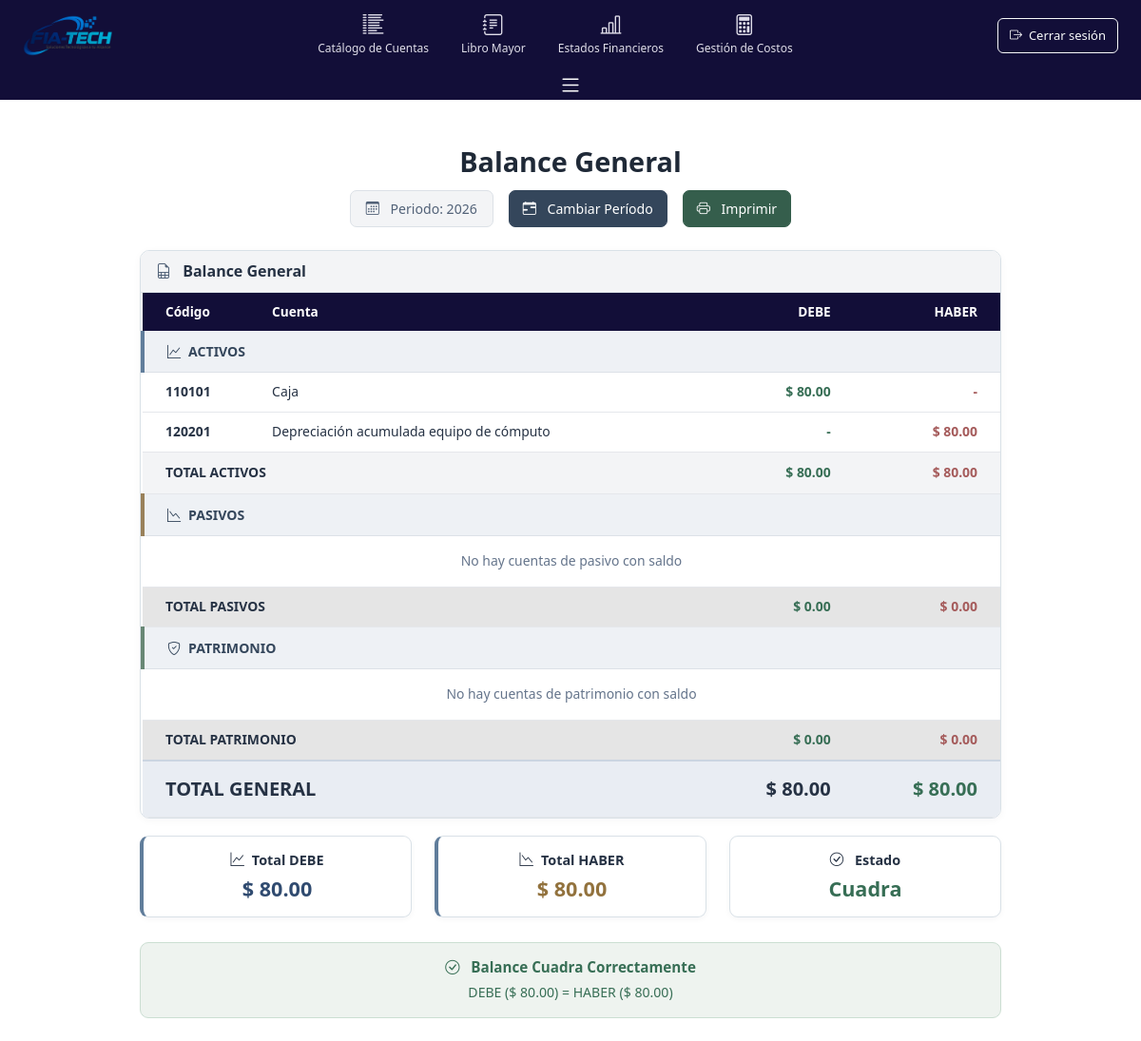
The app's page /fiatech_app/balance-general/, older data.
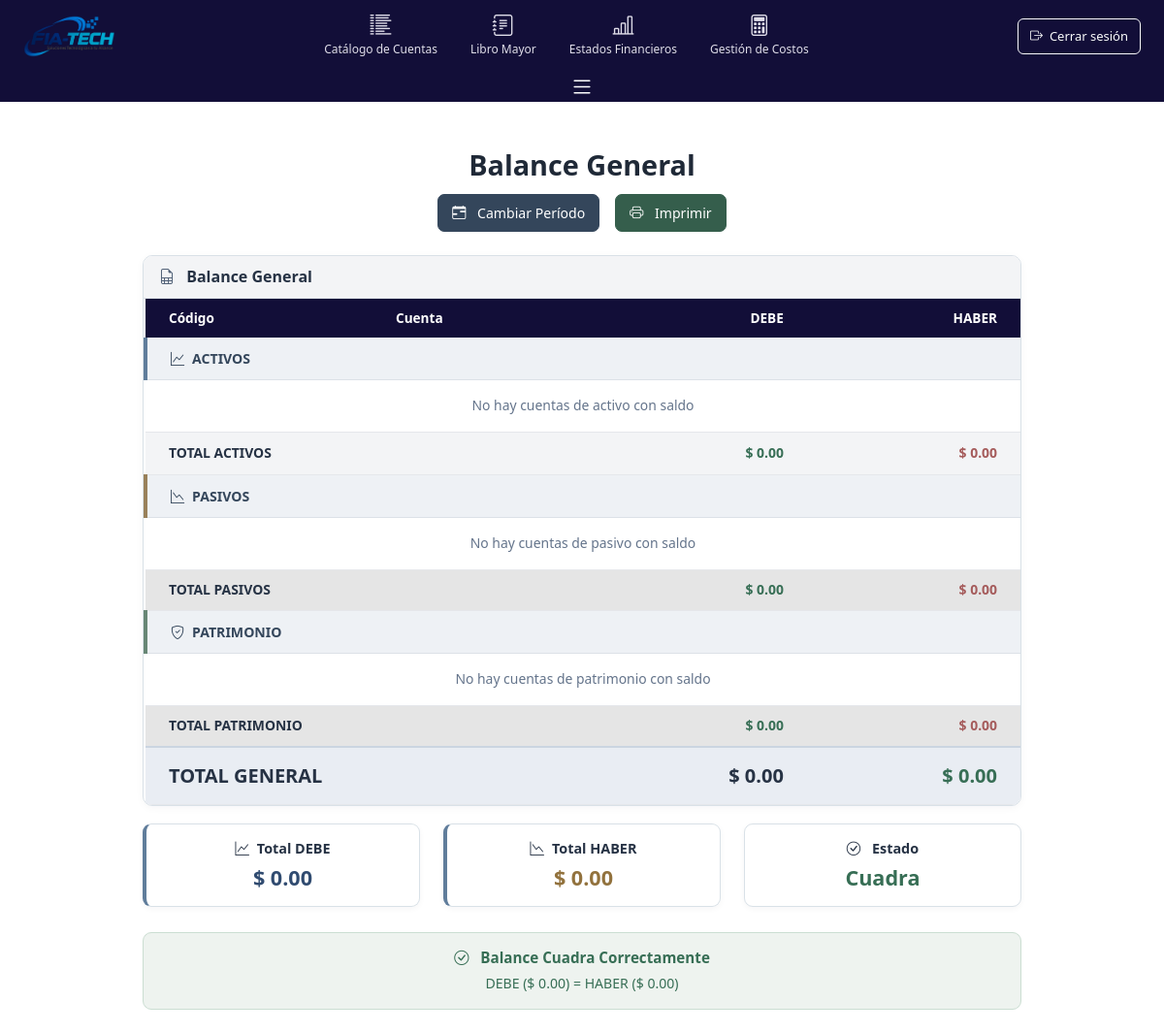
The same page, newer data.
### fiatech_app/models/contaGeneral.py (models this page shows, shortened)
class PeriodoContable(models.Model):
    ESTADOS = [
        ('ACTIVO', 'Activo'),
        ('CERRADO', 'Cerrado'),
        ('FINALIZADO', 'Finalizado'),
    ]
    año = models.IntegerField(unique=True)
    fecha_inicio = models.DateField()
    fecha_fin = models.DateField()
    estado = models.CharField(max_length=10, choices=ESTADOS, default='ACTIVO')
    fecha_creacion = models.DateTimeField(auto_now_add=True)
    class Meta:
        ordering = ['-año']

class Cuenta(models.Model):
    TIPOS_CUENTA = [
        ('ACTIVO', 'Activo'),
        ('PASIVO', 'Pasivo'),
        ('PATRIMONIO', 'Patrimonio'),
        ('INGRESO', 'Ingreso'),
        ('GASTO', 'Gasto'),
    ]
    NIVELES = [
        (1, 'Grupo'),
        (2, 'Subgrupo'),
        (3, 'Cuenta'),
    ]
    codigo = models.CharField(max_length=10, unique=True)
    nombre = models.CharField(max_length=100)
    tipo = models.CharField(max_length=15, choices=TIPOS_CUENTA)
    nivel = models.IntegerField(choices=NIVELES, default=3)
    saldo = models.DecimalField(max_digits=15, decimal_places=2, default=0)
    cuenta_padre = models.ForeignKey('self', on_delete=models.CASCADE, null=True, blank=True, related_name='subcuentas')
    activa = models.BooleanField(default=True)
    class Meta:
        ordering = ['codigo']

### fiatech_app/views/estadosFinancieros.py (the view, shortened to what this page needs)
def balance_general(request):
    periodo_id = request.POST.get('periodo_id') or request.GET.get('periodo_id')
    if periodo_id:
        try:
            periodo_actual = PeriodoContable.objects.get(id=periodo_id)
        except PeriodoContable.DoesNotExist:
            periodo_actual = PeriodoContable.objects.filter(estado='FINALIZADO').first()
            messages.warning(request, "El período seleccionado no existe.")
    else:
        periodo_actual = PeriodoContable.objects.filter(estado='FINALIZADO').first()
    activos = []
    pasivos = []
    patrimonio = []
    total_debe = Decimal('0')
    total_haber = Decimal('0')
    total_debe_activos = Decimal('0')
    total_haber_activos = Decimal('0')
    total_debe_pasivos = Decimal('0')
    total_haber_pasivos = Decimal('0')
    total_debe_patrimonio = Decimal('0')
    total_haber_patrimonio = Decimal('0')
    fecha_inicio = ""
    fecha_fin = ""
    if periodo_actual:
        fecha_inicio = periodo_actual.fecha_inicio
        fecha_fin = periodo_actual.fecha_fin
        cuentas_activo = Cuenta.objects.filter(
            Q(codigo__startswith='1') | Q(tipo='ACTIVO'),
            activa=True
        )
        cuentas_pasivos = Cuenta.objects.filter(
            Q(codigo__startswith='2') | Q(tipo='PASIVO'),
            activa=True
        )
        for cuenta in cuentas_activo:
            transacciones = Transaccion.objects.filter(
                cuenta=cuenta,
                periodo=periodo_actual
            )
            if transacciones.exists():
                total_debe_trans = transacciones.aggregate(total=Sum('debe'))['total'] or Decimal('0')
                total_haber_trans = transacciones.aggregate(total=Sum('haber'))['total'] or Decimal('0')
                saldo_final = total_debe_trans - total_haber_trans
                es_contra_activo = cuenta.codigo.startswith('1202') or cuenta.codigo.startswith('1204')
                es_cuenta_bancaria = cuenta.codigo.startswith('1101')
                if es_contra_activo:
                    if saldo_final < 0:  # Saldo acreedor (normal para contra-activos)
                        saldo_absoluto = abs(saldo_final)
                        columna_debe = Decimal('0')
                        columna_haber = saldo_absoluto
                        total_haber += saldo_absoluto
                        total_haber_activos += saldo_absoluto  # SUMA AL HABER DE ACTIVOS
                        if saldo_absoluto > 0:
                            activos.append({
                                'codigo': cuenta.codigo,
                                'nombre': cuenta.nombre,
                                'saldo': saldo_absoluto,
                                'es_deudor': False,
                                'debe': columna_debe,
                                'haber': columna_haber,
                                'es_contra_activo': True
                            })
                else:
                    if saldo_final > 0:
                        columna_debe = saldo_final
                        columna_haber = Decimal('0')
                        total_debe += saldo_final
                        total_debe_activos += saldo_final  # SUMA AL DEBE DE ACTIVOS
                        activos.append({
                            'codigo': cuenta.codigo,
                            'nombre': cuenta.nombre,
                            'saldo': saldo_final,
                            'es_deudor': True,
                            'debe': columna_debe,
                            'haber': columna_haber
                        })
        for cuenta in cuentas_pasivos:
            transacciones = Transaccion.objects.filter(
                cuenta=cuenta,
                periodo=periodo_actual
            )
        capital_inicial = Decimal('0')
        try:
            cuenta_capital = Cuenta.objects.get(codigo='3101')
            trans_capital_agg = Transaccion.objects.filter(
                cuenta=cuenta_capital,
                periodo=periodo_actual
            ).aggregate(
                total_debe=Sum('debe'),
                total_haber=Sum('haber')
            )
            capital_inicial = (trans_capital_agg['total_haber'] or Decimal('0')) - (trans_capital_agg['total_debe'] or Decimal('0'))
        except Cuenta.DoesNotExist:
            capital_inicial = Decimal('0')
        reservas_inicial = Decimal('0')
        try:
            cuenta_reservas = Cuenta.objects.get(codigo='3102')
            trans_reservas_agg = Transaccion.objects.filter(
                cuenta=cuenta_reservas,
                periodo=periodo_actual
            ).aggregate(
                total_debe=Sum('debe'),
                total_haber=Sum('haber')
            )
            reservas_inicial = (trans_reservas_agg['total_haber'] or Decimal('0')) - (trans_reservas_agg['total_debe'] or Decimal('0'))
        except Cuenta.DoesNotExist:
            reservas_inicial = Decimal('0')
        total_ingresos = calcular_ventas_totales(periodo_actual, incluir_ajustes=True)
        total_gastos = calcular_gastos_totales(periodo_actual, incluir_ajustes=True)
        resultado_ejercicio = total_ingresos - total_gastos
        hay_perdida = resultado_ejercicio < 0
        if hay_perdida:
            perdida_total = abs(resultado_ejercicio)
            capital_final = capital_inicial - perdida_total
            reservas_final = reservas_inicial
            if capital_final > 0:
                patrimonio.append({
                    'codigo': '3101', 'nombre': 'Capital Social',
                    'saldo': capital_final, 'es_acreedor': True,
                    'debe': Decimal('0'), 'haber': capital_final
                })
                total_haber += capital_final
                total_haber_patrimonio += capital_final  # SUMA AL HABER DE PATRIMONIO
            else: # Déficit
                patrimonio.append({
                    'codigo': '3101', 'nombre': 'Capital Social (Déficit)',
                    'saldo': abs(capital_final), 'es_acreedor': False,
                    'debe': abs(capital_final), 'haber': Decimal('0')
                })
                total_debe += abs(capital_final)
                total_debe_patrimonio += abs(capital_final)  # SUMA AL DEBE DE PATRIMONIO
            if reservas_final > 0:
                patrimonio.append({
                    'codigo': '3102', 'nombre': 'Reservas de Capital',
                    'saldo': reservas_final, 'es_acreedor': True,
                    'debe': Decimal('0'), 'haber': reservas_final
                })
                total_haber += reservas_final
                total_haber_patrimonio += reservas_final  # SUMA AL HABER DE PATRIMONIO
        else:
            reinversion = resultado_ejercicio * Decimal('0.60')
            reservas_utilidad_periodo = resultado_ejercicio * Decimal('0.40')
            capital_final = capital_inicial + reinversion
            reservas_final = reservas_inicial + reservas_utilidad_periodo
    periodos = PeriodoContable.objects.all().order_by('-año')
    balance_cuadra = (round(total_debe, 2) == round(total_haber, 2))
    context = {
        'activos': activos,
        'pasivos': pasivos,
        'patrimonio': patrimonio,
        'total_debe': total_debe,
        'total_haber': total_haber,
        'total_debe_activos': total_debe_activos,
        'total_haber_activos': total_haber_activos,
        'total_debe_pasivos': total_debe_pasivos,
        'total_haber_pasivos': total_haber_pasivos,
        'total_debe_patrimonio': total_debe_patrimonio,
        'total_haber_patrimonio': total_haber_patrimonio,
        'periodo_actual': periodo_actual,
        'periodos': periodos,
        'fecha_inicio': fecha_inicio,
        'fecha_fin': fecha_fin,
        'balance_cuadra': balance_cuadra,
    }
    return render(request, 'EstadosFinancieros/balanceGeneral.html', context)

### fiatech_app/views/estadosFinancieros.py (called while the page is built)
def calcular_ventas_totales(periodo, incluir_ajustes=False):
    from django.db.models import Sum
    from decimal import Decimal
    cuentas_ventas = Cuenta.objects.filter(
        Q(codigo__startswith='5') | Q(tipo='INGRESO')
    )
    query = Transaccion.objects.filter(
        periodo=periodo,
        cuenta__in=cuentas_ventas
    )
    if not incluir_ajustes:
        query = query.filter(es_ajuste=False)
    ventas_agg = query.aggregate(
        total_debe=Sum('debe'),
        total_haber=Sum('haber')
    )
    total_debe = ventas_agg['total_debe'] or Decimal('0')
    total_haber = ventas_agg['total_haber'] or Decimal('0')
    return total_haber - total_debe

### fiatech_app/templates/EstadosFinancieros/balanceGeneral.html (shortened to what the changed rows need)
{% extends 'base.html' %}
{% load static %}
{% block extra_css %}
<link rel="stylesheet" href="{% static 'css2/balanceGeneral.css' %}">
{% endblock %}
{% block content %}
<div class="container-fluid py-4 balance-general-page">
    <div class="row mb-4">
        <div class="col-12 text-center">
            <h1 class="h3 fw-bold mb-3 balance-general-titulo">Balance General</h1>
            <div class="d-flex justify-content-center align-items-center flex-wrap gap-3">
                {% if periodo_actual %}
                <div class="bg-light text-dark px-3 py-2 rounded-pill">
                    <i class="bi bi-calendar3 me-2"></i>
                    <span>Periodo: {{ periodo_actual.año }}</span>
                </div>
                {% endif %}
            </div>
        </div>
    </div>
    <div class="row justify-content-center">
        <div class="col-lg-10">
            <div class="card balance-general-card">
                <div class="card-body p-0">
                    <div class="table-responsive">
                        <table class="table table-hover mb-0 balance-general-tabla">
                            <thead class="table-light">
                                <tr>
                                    <th class="fw-bold ps-4">Código</th>
                                    <th class="fw-bold">Cuenta</th>
                                    <th class="fw-bold text-end pe-4">DEBE</th>
                                    <th class="fw-bold text-end pe-4">HABER</th>
                                </tr>
                            </thead>
                            <tbody>
                                {% for activo in activos %}
                                <tr>
                                    <td class="ps-4 fw-semibold">{{ activo.codigo }}</td>
                                    <td>{{ activo.nombre }}</td>
                                    <td class="text-end text-success fw-bold pe-4">
                                        {% if activo.es_deudor %}
                                            $ {{ activo.saldo|floatformat:2 }}
                                        {% else %}
                                            -
                                        {% endif %}
                                    </td>
                                    <td class="text-end text-danger fw-bold pe-4">
                                        {% if not activo.es_deudor %}
                                            $ {{ activo.saldo|floatformat:2 }}
                                        {% else %}
                                            -
                                        {% endif %}
                                    </td>
                                </tr>
                                {% empty %}
                                <tr>
                                    <td colspan="4" class="text-center text-muted py-3">
                                        No hay cuentas de activo con saldo
                                    </td>
                                </tr>
                                {% endfor %}
                                <tr class="balance-subtotal">
                                    <td colspan="2" class="fw-bold ps-4">TOTAL ACTIVOS</td>
                                    <td class="text-end fw-bolder text-success pe-4">$ {{ total_debe_activos|floatformat:2 }}</td>
                                    <td class="text-end fw-bolder text-danger pe-4">$ {{ total_haber_activos|floatformat:2 }}</td>
                                </tr>
                                <tr class="balance-total-general">
                                    <td colspan="2" class="fw-bold ps-4 fs-5">TOTAL GENERAL</td>
                                    <td class="text-end fw-bolder fs-5 text-success pe-4">$ {{ total_debe|floatformat:2 }}</td>
                                    <td class="text-end fw-bolder fs-5 pe-4">
                                        <span class="{% if balance_cuadra %}text-success{% else %}text-danger{% endif %}">
                                            $ {{ total_haber|floatformat:2 }}
                                        </span>
                                    </td>
                                </tr>
                            </tbody>
                        </table>
                    </div>
                </div>
            </div>
            <div class="row mt-4">
                <div class="col-md-4 mb-3">
                    <div class="card balance-resumen-card resumen-debe h-100">
                        <div class="card-body text-center">
                            <h5 class="card-title text-primary fw-bold">
                                <i class="bi bi-graph-up me-2"></i>Total DEBE
                            </h5>
                            <p class="h3 fw-bold text-primary mb-0">$ {{ total_debe|floatformat:2 }}</p>
                        </div>
                    </div>
                </div>
                <div class="col-md-4 mb-3">
                    <div class="card balance-resumen-card resumen-debe h-100">
                        <div class="card-body text-center">
                            <h5 class="card-title text-warning fw-bold">
                                <i class="bi bi-graph-down me-2"></i>Total HABER
                            </h5>
                            <p class="h3 fw-bold text-warning mb-0">$ {{ total_haber|floatformat:2 }}</p>
                        </div>
                    </div>
                </div>
            </div>
            <div class="row mt-3">
                <div class="col-12">
                    <div class="card balance-estado-final {% if balance_cuadra %}estado-correcto{% else %}estado-incorrecto{% endif %}">
                        <div class="card-body text-center">
                            <h5 class="card-title {% if balance_cuadra %}text-success{% else %}text-danger{% endif %} fw-bold">
                                <i class="bi {% if balance_cuadra %}bi-check-circle{% else %}bi-x-circle{% endif %} me-2"></i>
                                {% if balance_cuadra %}Balance Cuadra Correctamente{% else %}Balance No Cuadra{% endif %}
                            </h5>
                            <p class="mb-0 {% if balance_cuadra %}text-success{% else %}text-danger{% endif %}">
                                DEBE ($ {{ total_debe|floatformat:2 }})
                                {% if balance_cuadra %}={% else %}≠{% endif %}
                                HABER ($ {{ total_haber|floatformat:2 }})
                            </p>
                        </div>
                    </div>
                </div>
            </div>
        </div>
    </div>
</div>
{% endblock %}

Row changes from the older to the newer data that the page shows:
removed PeriodoContable: año "2026"
no longer on this page (row unchanged): Cuenta: codigo "110101", nombre "Caja"
no longer on this page (row unchanged): Cuenta: codigo "120201", nombre "Depreciación acumulada equipo de cómputo"
Text that changed along with them:
{{ total_debe_activos|floatformat:2 }}: "80.00" → "0.00"
{{ total_haber_activos|floatformat:2 }}: "80.00" → "0.00"
{{ total_debe|floatformat:2 }}: "80.00" → "0.00"
{{ total_haber|floatformat:2 }}: "80.00" → "0.00"
text no longer shown: "Periodo:"
text now shown: "No hay cuentas de activo con saldo"
list line gone: "$ 80.00 -"
list line gone: "- $ 80.00"
